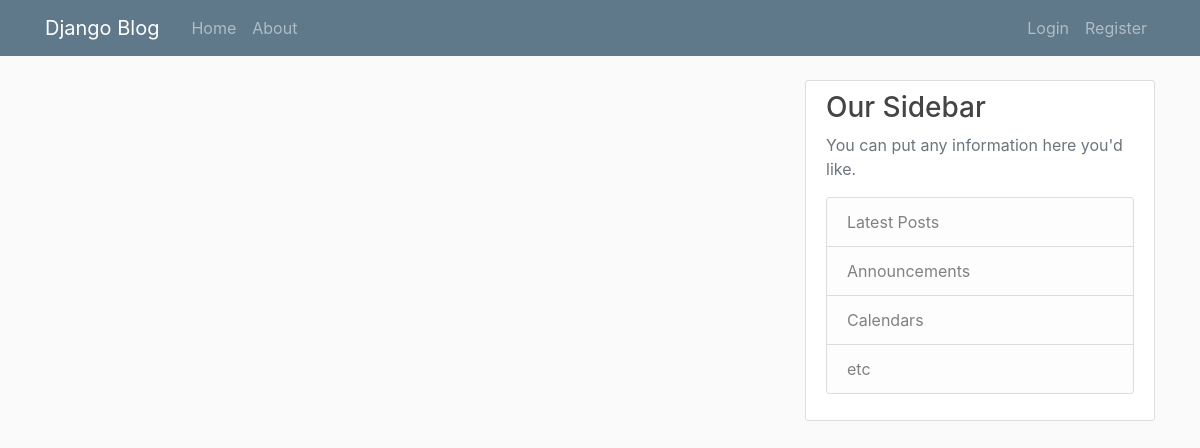
The app's page /, older data.
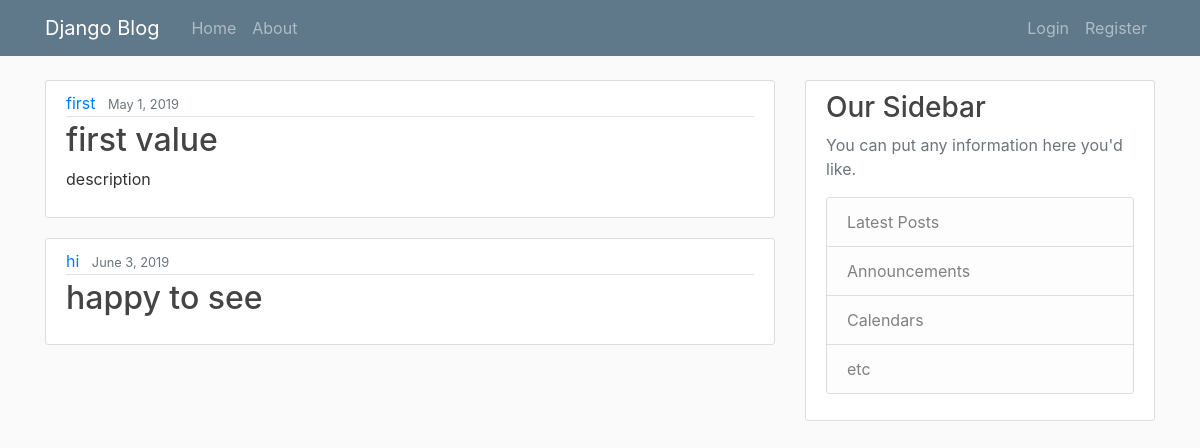
The same page, newer data.
### tracker/models.py (models this page shows, shortened)
class Event(models.Model):
    key = models.CharField(max_length=50)
    value = models.CharField(max_length=50)
    description = models.TextField()
    created_at = models.DateTimeField(default=timezone.now)
    last_modified = models.DateTimeField(auto_now=True)
    confirmed_user = models.ManyToManyField(User)

### tracker/views.py (the view)
# urls.py: 2. Add a URL to urlpatterns:  path('', views.home, name='home')
def home(request):
    context = {
        'events': Event.objects.all()
    }
    return render(request, 'tracker/home.html', context)

### tracker/templates/tracker/home.html
{% extends "tracker/base.html" %}
{% block content %}
    {% for event in events %}
        <article class="media content-section">
            <div class="media-body">
                <div class="article-metadata">
                <a class="mr-2" href="#">{{ event.key }}</a>
                <small class="text-muted">{{ event.created_at|date:"F j, Y"}}</small>
                </div>
                <h2><a class="article-title" href="#">{{ event.value }}</a> </h2>
                <p class="article-content">{{ event.description }}</p>
            </div>
        </article>
    {% endfor %}
{% endblock %}

### tracker/templates/tracker/base.html (shortened to what this page needs)
{% load static %}
<!DOCTYPE html>
<html lang="en">
<head>
    <link rel="stylesheet" href="https://maxcdn.bootstrapcdn.com/bootstrap/4.0.0/css/bootstrap.min.css"
>
    <link rel="stylesheet" type="text/css" href="{% static 'tracker/main.css' %}">
    <nav class="navbar navbar-expand-md navbar-dark bg-steel fixed-top">
        <div class="container">
            <a class="navbar-brand mr-4" href="/">Django Blog</a>
            <div class="collapse navbar-collapse" id="navbarToggle">
                <div class="navbar-nav mr-auto">
                    <a class="nav-item nav-link" href="{% url 'tracker-home' %}">Home</a>
                    <a class="nav-item nav-link" href="/about">About</a>
                </div>
                <div class="navbar-nav">
                    {% if user.is_authenticated %}
                        <a class="nav-item nav-link" href="{% url 'logout' %}">Logout</a>
                    {% else %}
                        <a class="nav-item nav-link" href="{% url 'login' %}">Login</a>
                        <a class="nav-item nav-link" href="{% url 'register' %}">Register</a>
                    {% endif %}
                </div>
            </div>
        </div>
    </nav>
</head>
<body>
<main role="main" class="container">
    <div class="row">
        <div class="col-md-8">
            {% block content %}{% endblock %}
        </div>
        <div class="col-md-4">
            <div class="content-section">
                <h3>Our Sidebar</h3>
                <p class='text-muted'>You can put any information here you'd like.
                <ul class="list-group">
                    <li class="list-group-item list-group-item-light">Latest Posts</li>
                    <li class="list-group-item list-group-item-light">Announcements</li>
                    <li class="list-group-item list-group-item-light">Calendars</li>
                    <li class="list-group-item list-group-item-light">etc</li>
                </ul>
                </p>
            </div>
        </div>
    </div>
</main>
</body>
</html>

### tracker/static/tracker/main.css (style rules this page uses)
body { background: #fafafa; color: #333333; margin-top: 5rem; }
h1, h2, h3, h4, h5, h6 { color: #444444; }
ul { margin: 0; }
.bg-steel { background-color: #5f788a; }
.content-section { background: #ffffff; padding: 10px 20px; border: 1px solid #dddddd; border-radius: 3px; margin-bottom: 20px; }
.article-title { color: #444444; }
.article-content { white-space: pre-line; }
.article-metadata { padding-bottom: 1px; margin-bottom: 4px; border-bottom: 1px solid #e3e3e3 }

Row changes from the older to the newer data that the page shows:
added Event: key "first", created_at "May 1, 2019", value "first value", description "description"
added Event: key "hi", created_at "June 3, 2019", value "happy to see"
